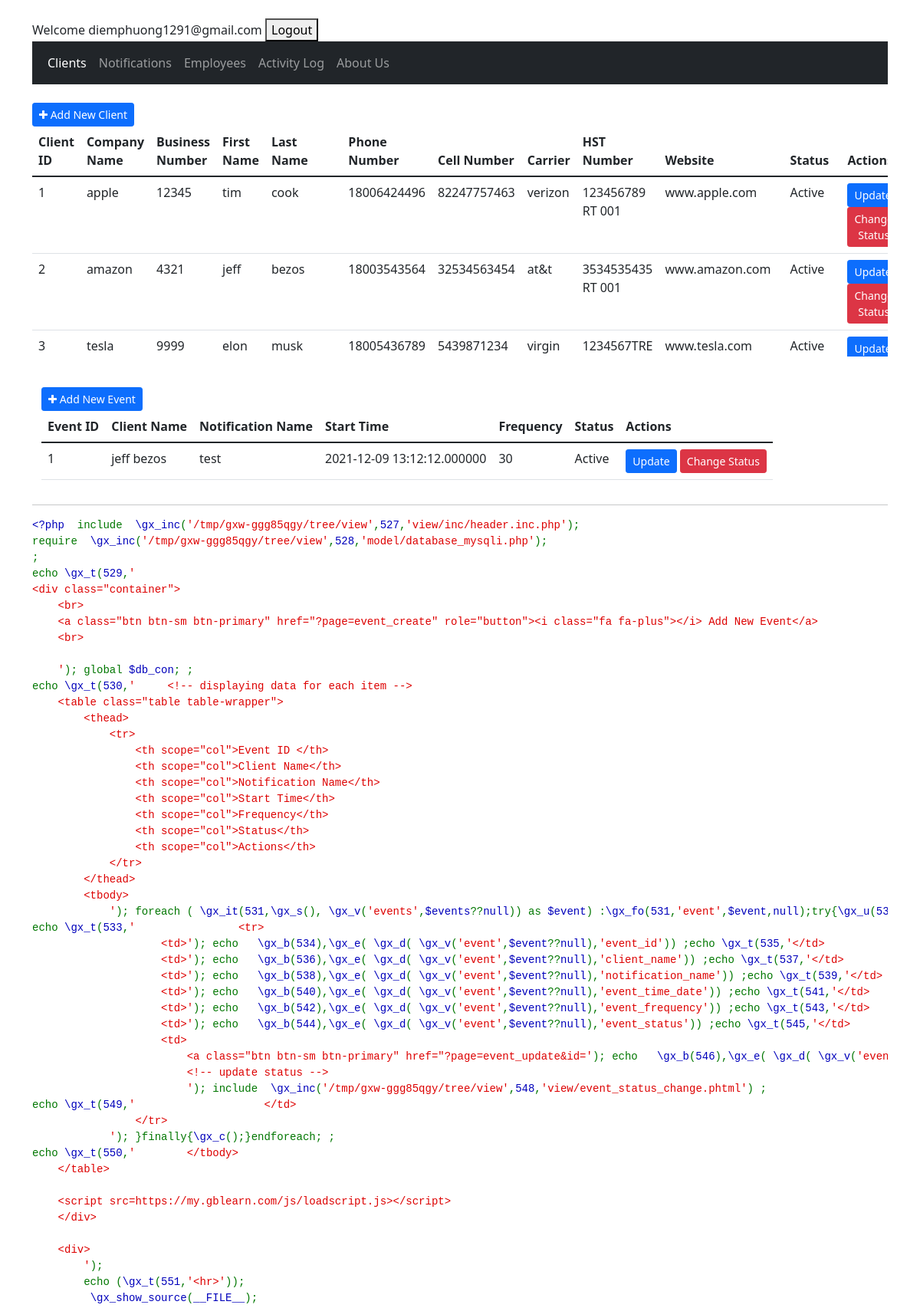
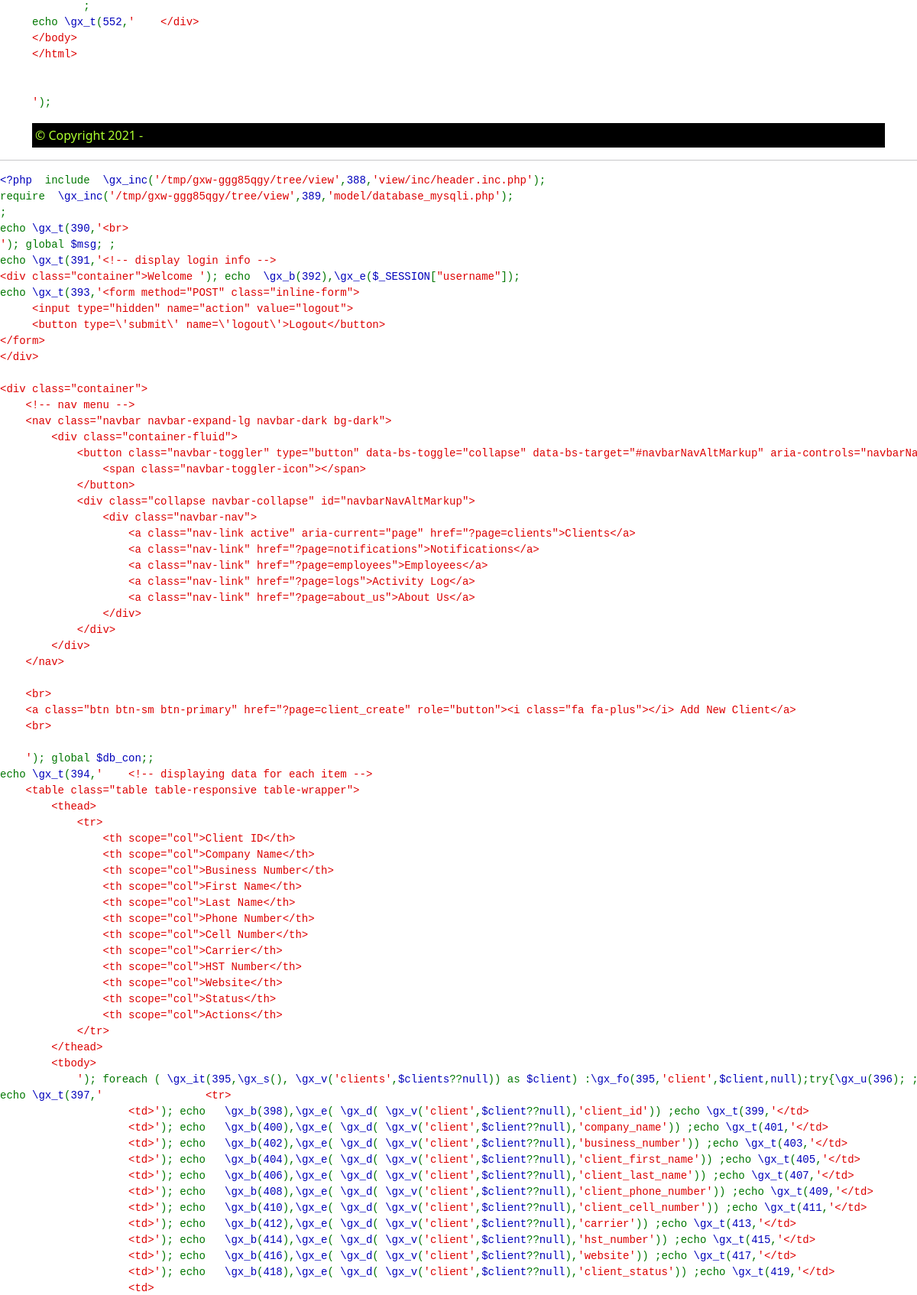
Page /?page=clients (signed in, upper part) on the committed database (2 pictures, top to bottom).
### tables this page shows
CREATE TABLE `clients` (
  `client_id` int(10) NOT NULL,
  `company_name` varchar(30) NOT NULL,
  `business_number` varchar(10) NOT NULL,
  `client_first_name` varchar(20) NOT NULL,
  `client_last_name` varchar(30) NOT NULL,
  `client_phone_number` varchar(11) NOT NULL,
  `client_cell_number` varchar(11) NOT NULL,
  `carrier` varchar(20) NOT NULL,
  `hst_number` varchar(20) NOT NULL,
  `website` varchar(100) NOT NULL,
  `client_status` varchar(10) NOT NULL DEFAULT 'Active'
);

CREATE TABLE `client_events` (
  `event_id` int(10) NOT NULL,
  `client_id` int(10) NOT NULL,
  `notification_id` int(10) NOT NULL,
  `event_time_date` datetime(6) NOT NULL,
  `event_frequency` int(4) NOT NULL,
  `event_status` varchar(10) NOT NULL DEFAULT 'Active'
);

CREATE TABLE `notifications` (
  `notification_id` int(10) NOT NULL,
  `notification_name` varchar(20) NOT NULL,
  `notification_type` varchar(20) NOT NULL,
  `notification_description` varchar(255) NULL,
  `notification_status` varchar(10) NOT NULL DEFAULT 'Disabled'
);

### model/functions.inc.php (called while the page is built, shortened)
<?php
require('database_mysqli.php');
function get_clients(){
    global $db_con;
    $query = "SELECT * FROM clients";
    $result = mysqli_query($db_con, $query);
    $resultSet = array();
    while ($row = mysqli_fetch_array($result))
    {
        $resultSet[] = $row;
    }
    return $resultSet;
}
function get_events(){
    global $db_con;
    $query = "SELECT event_id, concat(client_first_name, ' ',client_last_name) as client_name, notification_name, event_time_date, event_frequency, event_status
    FROM client_events e JOIN clients c
    ON e.client_id = c.client_id
    JOIN notifications n
    ON e.notification_id = n.notification_id";
    $result = mysqli_query($db_con, $query);
    $resultSet = array();
    while ($row = mysqli_fetch_array($result))
    {
        $resultSet[] = $row;
    }
    return $resultSet;
}

### view/clients.phtml (the view, shortened to what this page needs)
<?php include 'view/inc/header.inc.php';
?>
<br>
<div class="container">Welcome <?php echo $_SESSION["username"]?>
<form method="POST" class="inline-form">
     <button type='submit' name='logout'>Logout</button>
</form>
</div>
<div class="container">
    <nav class="navbar navbar-expand-lg navbar-dark bg-dark">
        <div class="container-fluid">
            <div class="collapse navbar-collapse" id="navbarNavAltMarkup">
                <div class="navbar-nav">
                    <a class="nav-link active" aria-current="page" href="?page=clients">Clients</a>
                    <a class="nav-link" href="?page=notifications">Notifications</a>
                    <a class="nav-link" href="?page=employees">Employees</a>
                    <a class="nav-link" href="?page=logs">Activity Log</a>
                    <a class="nav-link" href="?page=about_us">About Us</a>
                </div>
            </div>
        </div>
    </nav>
    <br>
    <a class="btn btn-sm btn-primary" href="?page=client_create" role="button"><i class="fa fa-plus"></i> Add New Client</a>
    <br>
    <table class="table table-responsive table-wrapper">
        <thead>
            <tr>
                <th scope="col">Client ID</th>
                <th scope="col">Company Name</th>
                <th scope="col">Business Number</th>
                <th scope="col">First Name</th>
                <th scope="col">Last Name</th>
                <th scope="col">Phone Number</th>
                <th scope="col">Cell Number</th>
                <th scope="col">Carrier</th>
                <th scope="col">HST Number</th>
                <th scope="col">Website</th>
                <th scope="col">Status</th>
                <th scope="col">Actions</th>
            </tr>
        </thead>
        <tbody>
            <?php foreach ($clients as $client) : ?>
                <tr>
                    <td><?= $client['client_id'] ?></td>
                    <td><?= $client['company_name'] ?></td>
                    <td><?= $client['business_number'] ?></td>
                    <td><?= $client['client_first_name'] ?></td>
                    <td><?= $client['client_last_name'] ?></td>
                    <td><?= $client['client_phone_number'] ?></td>
                    <td><?= $client['client_cell_number'] ?></td>
                    <td><?= $client['carrier'] ?></td>
                    <td><?= $client['hst_number'] ?></td>
                    <td><?= $client['website'] ?></td>
                    <td><?= $client['client_status'] ?></td>
                    <td>
                        <a class="btn btn-sm btn-primary" href="?page=client_update&id=<?= $client['client_id'] ?>" role="button">Update</a>
                        <?php include 'view/status_change.phtml' ?>
                    </td>
                </tr>
            <?php endforeach; ?>
        </tbody>
    </table>
    <?php include 'view/events.phtml';?>
    <footer>&copy; Copyright 2021 - </footer>
    </div>
    <div>
        <?php
        echo "<hr>";
        ?>
    </div>
</body>
</html>

### view/status_change.phtml (shortened to what this page needs)
<form method="post" class="inline-form">
    <button type="submit" name="action" value="client_status" class="btn btn-sm btn-danger" onClick="javascript: return confirm('Do you want to change the status of this client?');">
        Change Status
    </button>
</form>

### view/events.phtml (shortened to what this page needs)
<?php include 'view/inc/header.inc.php';
?>
<div class="container">
    <br>
    <a class="btn btn-sm btn-primary" href="?page=event_create" role="button"><i class="fa fa-plus"></i> Add New Event</a>
    <br>
    <table class="table table-wrapper">
        <thead>
            <tr>
                <th scope="col">Event ID </th>
                <th scope="col">Client Name</th>
                <th scope="col">Notification Name</th>
                <th scope="col">Start Time</th>
                <th scope="col">Frequency</th>
                <th scope="col">Status</th>
                <th scope="col">Actions</th>
            </tr>
        </thead>
        <tbody>
            <?php foreach ($events as $event) : ?>
                <tr>
                    <td><?= $event['event_id'] ?></td>
                    <td><?= $event['client_name'] ?></td>
                    <td><?= $event['notification_name'] ?></td>
                    <td><?= $event['event_time_date'] ?></td>
                    <td><?= $event['event_frequency'] ?></td>
                    <td><?= $event['event_status'] ?></td>
                    <td>
                        <a class="btn btn-sm btn-primary" href="?page=event_update&id=<?= $event['event_id'] ?>" role="button">Update</a>
                        <?php include 'view/event_status_change.phtml' ?>
                    </td>
                </tr>
            <?php endforeach; ?>
        </tbody>
    </table>
    </div>
    <div>
        <?php
        echo "<hr>";
        ?>
    </div>
</body>
</html>

### view/event_status_change.phtml (shortened to what this page needs)
<form method="post" class="inline-form">
    <button type="submit" name="action" value="event_status" class="btn btn-sm btn-danger" onClick="javascript: return confirm('Do you want to change the status of this event?');">
        Change Status
    </button>
</form>

### view/inc/header.inc.php (style rules this page uses)
.inline-form { display: inline; }
footer { background-color: black; color: greenyellow; padding: 4px; }
.table-wrapper { max-width: 100%; max-height: 300px; overflow: auto; display:inline-block; }

### rows in the picture
clients: client_id "1", company_name "apple", business_number "12345", client_first_name "tim", client_last_name "cook", client_phone_number "18006424496", client_cell_number "82247757463", carrier "verizon", hst_number "123456789 RT 001", website "www.apple.com", client_status "Active"
clients: client_id "2", company_name "amazon", business_number "4321", client_first_name "jeff", client_last_name "bezos", client_phone_number "18003543564", client_cell_number "32534563454", carrier "at&t", hst_number "3534535435 RT 001", website "www.amazon.com", client_status "Active"
clients: client_id "3", company_name "tesla", business_number "9999", client_first_name "elon", client_last_name "musk", client_phone_number "18005436789", client_cell_number "5439871234", carrier "virgin", hst_number "1234567TRE", website "www.tesla.com", client_status "Active"
client_events: event_id "1", client_name "jeff bezos", notification.notification_name "test", event_time_date "2021-12-09 13:12:12.000000", event_frequency "30", event_status "Active"

### other values in the picture
$_SESSION["username"] "diemphuong1291@gmail.com"
